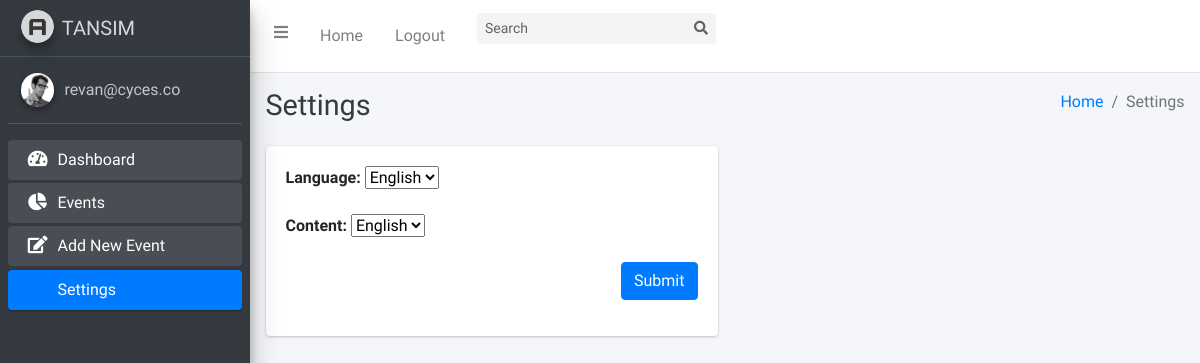
Page /settings.php (signed in) on the committed database.
### tables this page shows
CREATE TABLE `strings` (
  `id` int(11) NOT NULL,
  `lang` text NOT NULL,
  `langfull` text NOT NULL,
  `login` text DEFAULT NULL,
  `greetings` text DEFAULT NULL,
  `brand_full` text NOT NULL,
  `brand` text NOT NULL,
  `email` text NOT NULL,
  `pass` text NOT NULL,
  `incorrect` text NOT NULL,
  `not_a_member` text NOT NULL,
  `signup` text NOT NULL,
  `member_message` text NOT NULL,
  `sup_n` text DEFAULT NULL,
  `s_greetings` text DEFAULT NULL,
  `email_address` text DEFAULT NULL,
  `cpass` text DEFAULT NULL,
  `phone_num` text DEFAULT NULL,
  `exist_mem` text DEFAULT NULL,
  `login_here` text DEFAULT NULL,
  `email_exists` text DEFAULT NULL,
  `passntmatched` text DEFAULT NULL,
  `code_verif` text DEFAULT NULL,
  `code_message` text DEFAULT NULL,
  `code_message_nt_verified` text DEFAULT NULL,
  `enter_verif_code` text DEFAULT NULL,
  `code_inc` text DEFAULT NULL,
  `home` text DEFAULT NULL,
  `logout` text DEFAULT NULL,
  `search` text DEFAULT NULL,
  `all_events` text DEFAULT NULL,
  `add_event` text DEFAULT NULL,
  `dashboard` text DEFAULT NULL,
  `events` text DEFAULT NULL,
  `industry` text DEFAULT NULL,
  `location` text DEFAULT NULL,
  `sector` text DEFAULT NULL,
  `date` text DEFAULT NULL,
  `payment` text DEFAULT NULL,
  `apply_filter` text DEFAULT NULL,
  `engineering` text DEFAULT NULL,
  `music` text DEFAULT NULL,
  `educ` text DEFAULT NULL,
  `english` text DEFAULT NULL,
  `tamil` text DEFAULT NULL,
  `computer` text DEFAULT NULL,
  `chennai` text DEFAULT NULL,
  `madurai` text DEFAULT NULL,
  `coimbatore` text DEFAULT NULL,
  `mumbai` text DEFAULT NULL,
  `today` text DEFAULT NULL,
  `tomorrow` text DEFAULT NULL,
  `week` text DEFAULT NULL,
  `month` text DEFAULT NULL,
  `free` text DEFAULT NULL,
  `paid` text DEFAULT NULL,
  `event_details` text DEFAULT NULL,
  `title_text` text DEFAULT NULL,
  `enter_title` text DEFAULT NULL,
  `sdescript` text DEFAULT NULL,
  `enter_sdescript` text DEFAULT NULL,
  `bdescript` text DEFAULT NULL,
  `enter_bdescript` text DEFAULT NULL,
  `enter_location` text DEFAULT NULL,
  `enter_industry` text DEFAULT NULL,
  `enter_sector` text DEFAULT NULL,
  `enter_mobile` text DEFAULT NULL,
  `banner_event` text DEFAULT NULL,
  `choosefile` text DEFAULT NULL,
  `event_payment` text DEFAULT NULL,
  `reglink` text DEFAULT NULL,
  `link_to_form` text DEFAULT NULL,
  `submit` text DEFAULT NULL,
  `event_success` text DEFAULT NULL,
  `event_failed` text DEFAULT NULL,
  `settings` text DEFAULT NULL,
  `language` text DEFAULT NULL,
  `content` text DEFAULT NULL
);

CREATE TABLE `usertable` (
  `id` int(11) NOT NULL,
  `email` varchar(255) NOT NULL,
  `password` varchar(255) NOT NULL,
  `code` int(100) NOT NULL,
  `status` text NOT NULL,
  `mobile` text NOT NULL,
  `role` varchar(10) DEFAULT NULL,
  `language` text NOT NULL,
  `content` text NOT NULL
);

### configurator.php (called while the page is built, shortened)
<?php
require "config.php";
$lq='SELECT * FROM strings WHERE `lang`= "'.$_SESSION['lang'].'"';
$lquery = mysqli_query($con,$lq);
$stringfetch = mysqli_fetch_assoc($lquery);
?>

### settings.php (the view, shortened to what this page needs)
<?php
$htitle="settings";
$descrp="settings";
require_once "defaults/header.php";
?>
  <div class="content-wrapper" style="min-height: 323px;">
    <div class="content-header">
      <div class="container-fluid">
        <div class="row mb-2">
          <div class="col-sm-6">
            <h1 class="m-0 text-dark"><?php echo $stringfetch[$descrp];?></h1>
          </div>
          <div class="col-sm-6">
            <ol class="breadcrumb float-sm-right">
              <li class="breadcrumb-item"><a href="#"><?php echo $stringfetch['home'];?></a></li>
              <li class="breadcrumb-item active"><?php echo $stringfetch[$htitle];?></li>
            </ol>
          </div>
        </div>
      </div>
      </div>
 <section class="content">
    <div class="col-md-6" class="max-width: 100%;">
            <div class="card card-primary">
              <form action="" method="post" role="form" enctype="multipart/form-data">
                <div class="card-body">
                  <div class="form-group">
                    <label><?php echo $stringfetch['language'];?>:  </label>
                    <select name="lang">
                    <?php
                    $querylang = mysqli_query($con,"SELECT lang,langfull FROM strings");
                    while($rowlang = mysqli_fetch_array($querylang)){
                    if($_SESSION['lang']==$rowlang['lang']){
                        echo '<option value="'.$rowlang["lang"].'" selected="selected">'.$rowlang["langfull"].'</option>';
                    }
                    else{
                        echo '<option value="'.$rowlang["lang"].'">'.$rowlang["langfull"].'</option>';
                    }
                }
                  ?>
                  </select>
                  </div>
                  <div class="form-group">
                    <label><?php echo $stringfetch['content'];?>:  </label>
                    <select name="content">
                    <?php
                    $querylang = mysqli_query($con,"SELECT lang,langfull FROM strings");
                    while($rowlang = mysqli_fetch_array($querylang)){
                    if($_SESSION['content']==$rowlang['lang']){
                        echo '<option value="'.$rowlang["lang"].'" selected="selected">'.$rowlang["langfull"].'</option>';
                    }
                    else{
                        echo '<option value="'.$rowlang["lang"].'">'.$rowlang["langfull"].'</option>';
                    }
                }
                  ?>
                    </select>
                  </div>
                  <button type="submit" class="btn btn-primary float-right" value="Submit" name="settings"><?php echo $stringfetch['submit'];?></button>
                </form
<?require_once "defaults/footer.php";?>

### defaults/header.php (shortened to what this page needs)
<?php
require_once "configurator.php";
$email = $_SESSION['email'];
$fetch_data = "SELECT * FROM usertable WHERE email = '$email'";
$run_query = mysqli_query($con, $fetch_data);
$fetch_info = mysqli_fetch_assoc($run_query);
?>
<html style="height: auto;"><head>
  <link rel="stylesheet" href="plugins/fontawesome-free/css/all.min.css">
  <link rel="stylesheet" href="https://code.ionicframework.com/ionicons/2.0.1/css/ionicons.min.css">
  <link rel="stylesheet" href="plugins/tempusdominus-bootstrap-4/css/tempusdominus-bootstrap-4.min.css">
  <link rel="stylesheet" href="plugins/icheck-bootstrap/icheck-bootstrap.min.css">
  <link rel="stylesheet" href="plugins/jqvmap/jqvmap.min.css">
  <link rel="stylesheet" href="dist/css/adminlte.min.css">
  <link rel="stylesheet" href="plugins/overlayScrollbars/css/OverlayScrollbars.min.css">
  <link rel="stylesheet" href="plugins/daterangepicker/daterangepicker.css">
  <link rel="stylesheet" href="plugins/summernote/summernote-bs4.css">
</head>
<body class="sidebar-mini layout-fixed" style="height: auto;">
<div class="wrapper">
  <nav class="main-header navbar navbar-expand navbar-white navbar-light">
    <ul class="navbar-nav">
      <li class="nav-item">
        <a class="nav-link" data-widget="pushmenu" href="#" role="button"><i class="fas fa-bars"></i></a>
      </li>
      <li class="nav-item d-none d-sm-inline-block">
        <a class="nav-link" href="dashboard.php"><?php echo $stringfetch['home'];?></a>
      </li>
      <li class="nav-item d-none d-sm-inline-block">
        <a class="nav-link" href="logout.php"><?php echo $stringfetch['logout'];?></a>
      </li>
    </ul>
    <form action="events.php" class="form-inline ml-3">
      <div class="input-group input-group-sm">
        <input class="form-control form-control-navbar" type="search" name="q" <?php if(isset($_GET['q'])){echo 'value="'.$_GET['q'].'"';}?> placeholder="<?php echo $stringfetch['search'];?>" aria-label="Search">
        <div class="input-group-append">
          <button class="btn btn-navbar" type="submit">
            <i class="fas fa-search"></i>
          </button>
        </div>
      </div>
    <ul class="navbar-nav ml-auto">
      <li class="nav-item">
        <a class="nav-link" data-widget="control-sidebar" data-slide="true" href="#" role="button">
        </a>
      </li>
    </ul>
  </nav>
  <aside class="main-sidebar sidebar-dark-primary elevation-4">
    <a href="index.php" class="brand-link">
      <img src="dist/img/AdminLTELogo.png" alt="AdminLTE Logo" class="brand-image img-circle elevation-3" style="opacity: .8">
      <span class="brand-text font-weight-light"><?php echo $stringfetch['brand'];?></span>
    </a>
    <div class="sidebar os-host os-theme-light os-host-resize-disabled os-host-scrollbar-horizontal-hidden os-host-transition os-host-scrollbar-vertical-hidden"><div class="os-content-glue" style="margin: 0px -8px; width: 249px; height: 322px;"></div><div class="os-padding"><div class="os-viewport os-viewport-native-scrollbars-invisible" style=""><div class="os-content" style="padding: 0px 8px; height: 100%; width: 100%;">
      <div class="user-panel mt-3 pb-3 mb-3 d-flex">
        <div class="image">
          <img src="dist/img/user2-160x160.jpg" class="img-circle elevation-2" alt="User Image">
        </div>
        <div class="info">
          <a href="#" class="d-block"><?php echo $fetch_info['email'] ?></a>
        </div>
      </div>
      <nav class="mt-2">
        <ul class="nav nav-pills nav-sidebar flex-column" data-widget="treeview" role="menu" data-accordion="false">
          <li class="nav-item has-treeview menu-open">
            <a class="nav-link <?php if($htitle=="dashboard"){echo "active";} ?>" href="dashboard.php">
              <i class="nav-icon fas fa-tachometer-alt"></i>
              <p>
              <?php echo $stringfetch['dashboard'];?>
              </p>
            </a>
          </li>
          <li class="nav-item has-treeview menu-open">
            <a class="nav-link <?php if($htitle=="events"){echo "active";} ?>" href="events.php">
              <i class="nav-icon fas fa-chart-pie"></i>
              <p><?php echo $stringfetch['events'];?>
              </p>
            </a>
          </li>
          <?php
          if ($_SESSION['role']=='ADMIN'){
            echo '
          <li class="nav-item has-treeview menu-open">
            <a class="nav-link ';
            if($htitle=="add_event"){echo "active";}
            echo '" href="addevent.php">
              <i class="nav-icon fas fa-edit"></i>
              <p>'.$stringfetch['add_event'].'
              </p>
            </a>';}
            ?>
            <li class="nav-item has-treeview menu-open">
            <a class="nav-link <?php if($htitle=="settings"){echo "active";} ?>" href="settings.php">
              <p><?php echo $stringfetch['settings'];?>
              </p>
            </a>
          </li>
      </nav>
    </div></div></div></div>
  </aside>

### rows in the picture
strings: home "Home", logout "Logout", q "Search", brand "TANSIM", dashboard "Dashboard", events "Events", add_event "Add New Event", settings "Settings", language "Language", content "Content", submit "Submit"
usertable: email "revan@cyces.co"

### other values in the picture
form field lang "English"
form field content "English"
